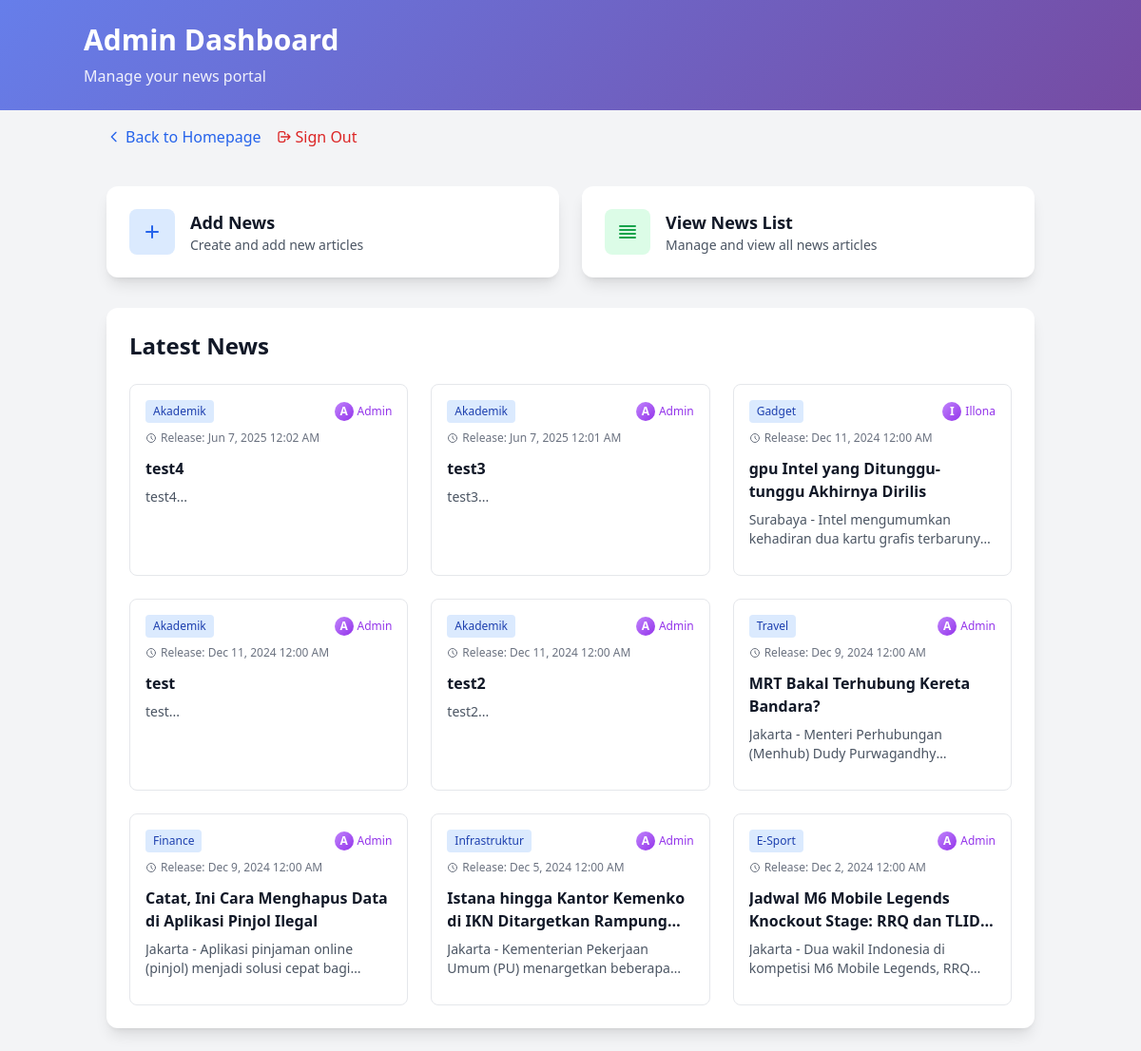
The page /admin/dashboard (signed in) on the database its author committed.
### tables this page shows
CREATE TABLE `news` (
  `id` int(11) NOT NULL,
  `title` varchar(255) NOT NULL,
  `content` text NOT NULL,
  `release_date` datetime NOT NULL,
  `image` varchar(255) NOT NULL,
  `category_id` int(11) DEFAULT NULL,
  `created_by` int(11) NOT NULL
);

CREATE TABLE `categories` (
  `id` int(11) NOT NULL,
  `name` varchar(100) NOT NULL,
  `created_at` timestamp NULL DEFAULT current_timestamp(),
  `updated_at` timestamp NULL DEFAULT current_timestamp() ON UPDATE current_timestamp()
);

CREATE TABLE `users` (
  `id` int(11) NOT NULL,
  `name` varchar(100) NOT NULL,
  `email` varchar(100) NOT NULL,
  `password` varchar(255) NOT NULL,
  `gender` enum('Male','Female','Other') NOT NULL,
  `birth_date` date NOT NULL,
  `role` enum('admin','user') DEFAULT 'user',
  `created_at` timestamp NOT NULL DEFAULT current_timestamp()
);

### app/controllers/admincontroller.php (called while the page is built, shortened)
<?php
require_once APP_PATH . '/models/news.php';
class AdminController extends Controller {
    private $newsModel;
    public function __construct() {
        $this->newsModel = new News();
    }
    public function dashboard() {
        $latestNews = $this->newsModel->getLatestWithCategory(9);
        $this->view('admin/dashboard', ['latestNews' => $latestNews]);
    }
}

### app/core/router.php (called while the page is built, shortened)
<?php
class Router {
    private $routes = [];
    public function add($route, $controller, $action, $method = 'GET') {
        $this->routes[] = [
            'route' => $route,
            'controller' => $controller,
            'action' => $action,
            'method' => $method
        ];
    }
    public function dispatch($url, $method) {
        $url = strtok($url, '?');
        foreach ($this->routes as $route) {
            if ($this->match($route['route'], $url) && $route['method'] === $method) {
                $controllerName = $route['controller'];
                $actionName = $route['action'];
                if (class_exists($controllerName)) {
                    $controller = new $controllerName();
                    if (method_exists($controller, $actionName)) {
                        return $controller->$actionName();
                    }
                }
            }
        }
    }
    private function match($route, $url) {
        $route = preg_replace('/\{([^}]+)\}/', '(?P<$1>[^/]+)', $route);
        $pattern = '#^' . $route . '$#';
        if (preg_match($pattern, $url, $matches)) {
            return true;
        }
        return false;
    }
}

### public/index.php (called while the page is built, shortened)
<?php
require_once APP_PATH . '/config/database.php';
require_once APP_PATH . '/core/router.php';
require_once APP_PATH . '/core/model.php';
require_once APP_PATH . '/models/news.php';
require_once APP_PATH . '/controllers/admincontroller.php';
$router = new Router();
$router->add('/', 'NewsController', 'index');
$router->add('/news/{id}', 'NewsController', 'detail');
$router->add('/auth/login', 'AuthController', 'login');
$router->add('/auth/login', 'AuthController', 'login', 'POST');
$router->add('/auth/register', 'AuthController', 'register');
$router->add('/auth/register', 'AuthController', 'register', 'POST');
$router->add('/auth/logout', 'AuthController', 'logout');
$router->add('/user/dashboard', 'UserController', 'dashboard');
$router->add('/user/dashboard', 'UserController', 'dashboard', 'POST');
$router->add('/user/remove-bookmark', 'UserController', 'removeBookmark', 'POST');
$router->add('/admin', 'AdminController', 'dashboard');
$router->add('/admin/dashboard', 'AdminController', 'dashboard');
$router->add('/admin/news-list', 'AdminController', 'newsList');
$router->add('/admin/add-news', 'AdminController', 'addNews');
$router->add('/admin/add-news', 'AdminController', 'addNews', 'POST');
$router->add('/admin/edit-news', 'AdminController', 'editNews');
$router->add('/admin/edit-news', 'AdminController', 'editNews', 'POST');
$router->add('/admin/delete-news', 'AdminController', 'deleteNews', 'POST');
$router->add('/admin/news', 'AdminController', 'newsList');
$router->add('/admin/news/add', 'AdminController', 'addNews');
$router->add('/admin/news/add', 'AdminController', 'addNews', 'POST');
$router->add('/admin/news/edit/{id}', 'AdminController', 'editNews');
$router->add('/admin/news/edit/{id}', 'AdminController', 'editNews', 'POST');
$router->add('/admin/news/delete/{id}', 'AdminController', 'deleteNews', 'POST');
$router->add('/admin/category/list', 'CategoryController', 'listCategories');
$router->add('/admin/category/add', 'CategoryController', 'addCategory', 'POST');
$router->add('/admin/category/edit', 'CategoryController', 'editCategory', 'POST');
$router->add('/admin/category/delete', 'CategoryController', 'deleteCategory', 'POST');
$router->add('/interactions/toggle-like', 'InteractionController', 'toggleLike', 'POST');
$router->add('/interactions/toggle-bookmark', 'InteractionController', 'toggleBookmark', 'POST');
$router->add('/interactions/add-comment', 'InteractionController', 'addComment', 'POST');
$router->add('/interactions/delete-comment', 'InteractionController', 'deleteComment', 'POST');
try {
    $url = parse_url($_SERVER['REQUEST_URI'], PHP_URL_PATH);
    $method = $_SERVER['REQUEST_METHOD'];
    $router->dispatch($url, $method);
} catch (Exception $e) {
    error_log("Router Error: " . $e->getMessage());
    http_response_code(500);
    if (file_exists(APP_PATH . '/views/errors/500.php')) {
        require_once APP_PATH . '/views/errors/500.php';
    } else {
        echo '<h1>500 - Internal Server Error</h1>';
        echo '<p>Something went wrong. Please try again later.</p>';
    }
}

### app/config/database.php (called while the page is built)
<?php
class Database {
    private static $instance = null;
    private $connection;
    private $host = 'localhost';
    private $username = 'root';
    private $password = '';
    private $database = 'news_portal';
    private function __construct() {
        try {
            $this->connection = new PDO(
                "mysql:host={$this->host};dbname={$this->database}",
                $this->username,
                $this->password,
                [
                    PDO::ATTR_ERRMODE => PDO::ERRMODE_EXCEPTION,
                    PDO::ATTR_DEFAULT_FETCH_MODE => PDO::FETCH_ASSOC
                ]
            );
        } catch (PDOException $e) {
            die("Connection failed: " . $e->getMessage());
        }
    }
    public static function getInstance() {
        if (self::$instance === null) {
            self::$instance = new self();
        }
        return self::$instance;
    }
    public function getConnection() {
        return $this->connection;
    }
}

### app/models/news.php (called while the page is built, shortened)
<?php
require_once APP_PATH . '/core/model.php';
class News extends Model {
    protected $table = 'news';
    public function getLatestWithCategory($limit = 10) {
        $limit = intval($limit);
        $sql = "SELECT news.*, categories.name as categoryName, categories.id as categoryId,
                       users.name as createdByName, users.email as createdByEmail
                FROM {$this->table} news
                LEFT JOIN categories ON news.category_id = categories.id
                LEFT JOIN users ON news.created_by = users.id
                ORDER BY news.release_date DESC
                LIMIT " . $limit;
        $stmt = $this->db->prepare($sql);
        $stmt->execute();
        return $stmt->fetchAll(PDO::FETCH_ASSOC);
    }
}

### app/core/model.php (called while the page is built, shortened)
<?php
abstract class Model {
    public function __construct() {
        $this->db = Database::getInstance()->getConnection();
    }
}

### app/views/admin/dashboard.php (the view, shortened to what this page needs)
<?php
require_once APP_PATH . '/views/layouts/header.php';
?>
<header class="custom-gradient text-white p-6">
    <div class="container mx-auto">
        <h1 class="text-3xl font-bold">Admin Dashboard</h1>
        <p class="mt-2 opacity-90">Manage your news portal</p>
    </div>
</header>
<div class="container mx-auto px-6 py-4">
    <div class="flex space-x-4">
        <a href="/" class="text-blue-600 hover:text-blue-800 flex items-center">
            <svg class="w-4 h-4 mr-1" fill="none" stroke="currentColor" viewBox="0 0 24 24">
                <path stroke-linecap="round" stroke-linejoin="round" stroke-width="2" d="M15 19l-7-7 7-7"></path>
            </svg>
            Back to Homepage
        </a>
        <a href="/auth/logout" class="text-red-600 hover:text-red-800 ml-auto flex items-center">
            <svg class="w-4 h-4 mr-1" fill="none" stroke="currentColor" viewBox="0 0 24 24">
                <path stroke-linecap="round" stroke-linejoin="round" stroke-width="2" d="M17 16l4-4m0 0l-4-4m4 4H7m6 4v1a3 3 0 01-3 3H6a3 3 0 01-3-3V7a3 3 0 013-3h4a3 3 0 013 3v1"></path>
            </svg>
            Sign Out
        </a>
    </div>
</div>
<div class="container mx-auto p-6">
    <div class="grid grid-cols-1 md:grid-cols-2 gap-6 mb-8">
        <a href="/admin/add-news" class="group">
            <div class="bg-white p-6 rounded-xl shadow-lg hover:shadow-xl transition-all duration-300 group-hover:-translate-y-1">
                <div class="flex items-center">
                    <div class="p-3 bg-blue-100 rounded-lg">
                        <svg class="w-6 h-6 text-blue-600" fill="none" stroke="currentColor" viewBox="0 0 24 24">
                            <path stroke-linecap="round" stroke-linejoin="round" stroke-width="2" d="M12 6v6m0 0v6m0-6h6m-6 0H6"></path>
                        </svg>
                    </div>
                    <div class="ml-4">
                        <h3 class="text-lg font-semibold text-gray-900">Add News</h3>
                        <p class="text-sm text-gray-600">Create and add new articles</p>
                    </div>
                </div>
            </div>
        </a>
        <a href="/admin/news-list" class="group">
            <div class="bg-white p-6 rounded-xl shadow-lg hover:shadow-xl transition-all duration-300 group-hover:-translate-y-1">
                <div class="flex items-center">
                    <div class="p-3 bg-green-100 rounded-lg">
                        <svg class="w-6 h-6 text-green-600" fill="none" stroke="currentColor" viewBox="0 0 24 24">
                            <path stroke-linecap="round" stroke-linejoin="round" stroke-width="2" d="M4 6h16M4 10h16M4 14h16M4 18h16"></path>
                        </svg>
                    </div>
                    <div class="ml-4">
                        <h3 class="text-lg font-semibold text-gray-900">View News List</h3>
                        <p class="text-sm text-gray-600">Manage and view all news articles</p>
                    </div>
                </div>
            </div>
        </a>
    </div>
    <div class="bg-white rounded-xl shadow-lg p-6">
        <div class="flex items-center justify-between mb-6">
            <h2 class="text-2xl font-bold text-gray-900">Latest News</h2>
        </div>
        <?php if (!empty($latestNews)): ?>
            <div class="grid grid-cols-1 md:grid-cols-2 lg:grid-cols-3 gap-6">
                <?php foreach ($latestNews as $article): ?>
                    <div class="border border-gray-200 rounded-lg p-4 hover:shadow-md transition-shadow">
                        <div class="flex items-center justify-between mb-2">
                            <span class="bg-blue-100 text-blue-800 text-xs font-medium px-2 py-1 rounded">
                                <?= htmlspecialchars($article['categoryName'] ?? 'No Category') ?>
                            </span>
                            <div class="flex items-center text-xs text-gray-500">
                                <div class="w-5 h-5 bg-gradient-to-br from-purple-400 to-purple-600 rounded-full flex items-center justify-center mr-1">
                                    <span class="text-white text-xs font-bold">
                                        <?= strtoupper(substr($article['createdByName'] ?? 'U', 0, 1)) ?>
                                    </span>
                                </div>
                                <span class="text-purple-600 font-medium">
                                    <?= htmlspecialchars($article['createdByName'] ?? 'Unknown') ?>
                                </span>
                            </div>
                        </div>
                        <div class="flex items-center text-xs text-gray-500 mb-3">
                            <svg class="w-3 h-3 mr-1" fill="none" stroke="currentColor" viewBox="0 0 24 24">
                                <path stroke-linecap="round" stroke-linejoin="round" stroke-width="2" d="M12 8v4l3 3m6-3a9 9 0 11-18 0 9 9 0 0118 0z"></path>
                            </svg>
                            <span class="mr-3">
                                Release: <?= date('M j, Y g:i A', strtotime($article['release_date'])) ?>
                            </span>
                        </div>
                        <h3 class="font-semibold text-gray-900 mb-2 line-clamp-2">
                            <?= htmlspecialchars($article['title']) ?>
                        </h3>
                        <p class="text-gray-600 text-sm line-clamp-2 mb-3">
                            <?= htmlspecialchars(substr($article['content'], 0, 100)) ?>...
                        </p>
                    </div>
                <?php endforeach; ?>
            </div>
        <?php endif; ?>
    </div>
</div>

### app/views/admin/dashboard.php (style rules this page uses)
.custom-gradient { background: linear-gradient(135deg, #667eea 0%, #764ba2 100%); }

### rows shown on the page
news: category.name "Akademik", created_by.name "A", created_by.name "Admin", release_date "Jun 7, 2025 12:02 AM", title "test4", content "test4"
news: category.name "Akademik", created_by.name "A", created_by.name "Admin", release_date "Jun 7, 2025 12:01 AM", title "test3", content "test3"
news: category.name "Gadget", created_by.name "I", created_by.name "Illona", release_date "Dec 11, 2024 12:00 AM", title "gpu Intel yang Ditunggu-tunggu Akhirnya Dirilis", content "Surabaya - Intel mengumumkan kehadiran dua kartu grafis…"
news: category.name "Akademik", created_by.name "A", created_by.name "Admin", release_date "Dec 11, 2024 12:00 AM", title "test", content "test"
news: category.name "Akademik", created_by.name "A", created_by.name "Admin", release_date "Dec 11, 2024 12:00 AM", title "test2", content "test2"
news: category.name "Travel", created_by.name "A", created_by.name "Admin", release_date "Dec 9, 2024 12:00 AM", title "MRT Bakal Terhubung Kereta Bandara?", content "Jakarta - Menteri Perhubungan (Menhub) Dudy…"
news: category.name "Finance", created_by.name "A", created_by.name "Admin", release_date "Dec 9, 2024 12:00 AM", title "Catat, Ini Cara Menghapus Data di Aplikasi Pinjol Ilegal", content "Jakarta - Aplikasi pinjaman online (pinjol) menjadi solusi cepat…"
news: category.name "Infrastruktur", created_by.name "A", created_by.name "Admin", release_date "Dec 5, 2024 12:00 AM", title "Istana hingga Kantor Kemenko di IKN Ditargetkan…", content "Jakarta - Kementerian Pekerjaan Umum (PU) menargetkan…"
news: category.name "E-Sport", created_by.name "A", created_by.name "Admin", release_date "Dec 2, 2024 12:00 AM", title "Jadwal M6 Mobile Legends Knockout Stage: RRQ dan…", content "Jakarta - Dua wakil Indonesia di kompetisi M6 Mobile Legends,…"
